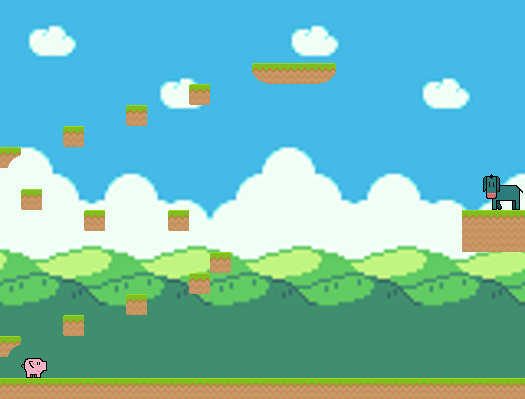

Rendered tile map (Tiled .tmx) drawn with the repository's tilesets; below, a short description and the full map source, tile grids included:
An orthogonal 25x19 tile map with 21x21 px tiles, 6 tile layers (platforms, collectables, objects, mobs, ...), 2 tilesets, 1 image layer.

<map version="1.0" tiledversion="1.0.2" orientation="orthogonal" renderorder="right-down" width="25" height="19" tilewidth="21" tileheight="21" infinite="0" nextobjectid="1">
 <tileset firstgid="1" source="sprites.tsx" />
 <tileset firstgid="901" source="characters.tsx" />
 <imagelayer name="bg">
  <image source="../bg_512x384.png" width="525" height="384" />
 </imagelayer>
 <layer name="platforms" width="25" height="19">
  <data encoding="csv">
0,0,0,0,0,0,0,0,0,0,0,0,0,0,0,0,0,0,0,0,0,0,0,0,0,
0,0,0,0,0,0,0,0,0,0,0,0,0,0,0,0,0,0,0,0,0,0,0,0,0,
0,0,0,0,0,0,0,0,0,0,0,0,0,0,0,0,0,0,0,0,0,0,0,0,0,
0,0,0,0,0,0,0,0,0,0,0,0,126,124,124,156,0,0,0,0,0,0,0,0,0,
0,0,0,0,0,0,0,0,0,123,0,0,0,0,0,0,0,0,0,0,0,0,0,0,0,
0,0,0,0,0,0,123,0,0,0,0,0,0,0,0,0,0,0,0,0,0,0,0,0,0,
0,0,0,123,0,0,0,0,0,0,0,0,0,0,0,0,0,0,0,0,0,0,0,0,0,
154,0,0,0,0,0,0,0,0,0,0,0,0,0,0,0,0,0,0,0,0,0,0,0,0,
0,0,0,0,0,0,0,0,0,0,0,0,0,0,0,0,0,0,0,0,0,0,0,0,0,
0,123,0,0,0,0,0,0,0,0,0,0,0,0,0,0,0,0,0,0,0,0,0,0,0,
0,0,0,0,123,0,0,0,123,0,0,0,0,0,0,0,0,0,0,0,0,0,124,124,124,
0,0,0,0,0,0,0,0,0,0,0,0,0,0,0,0,0,0,0,0,0,0,153,153,153,
0,0,0,0,0,0,0,0,0,0,123,0,0,0,0,0,0,0,0,0,0,0,0,0,0,
0,0,0,0,0,0,0,0,0,123,0,0,0,0,0,0,0,0,0,0,0,0,0,0,0,
0,0,0,0,0,0,123,0,0,0,0,0,0,0,0,0,0,0,0,0,0,0,0,0,0,
0,0,0,123,0,0,0,0,0,0,0,0,0,0,0,0,0,0,0,0,0,0,0,0,0,
154,0,0,0,0,0,0,0,0,0,0,0,0,0,0,0,0,0,0,0,0,0,0,0,0,
0,0,0,0,0,0,0,0,0,0,0,0,0,0,0,0,0,0,0,0,0,0,0,0,0,
124,124,124,124,124,124,124,124,124,124,124,124,124,124,124,124,124,124,124,124,124,124,124,124,124
</data>
 </layer>
 <layer name="collectables" width="25" height="19">
  <data encoding="csv">
0,0,0,0,0,0,0,0,0,0,0,0,0,0,0,0,0,0,0,0,0,0,0,0,0,
0,0,0,0,0,0,0,0,0,0,0,0,0,0,0,0,0,0,0,0,0,0,0,0,0,
0,0,0,0,0,0,0,0,0,0,0,0,0,0,0,0,0,0,0,0,0,0,0,0,0,
0,0,0,0,0,0,0,0,0,0,0,0,0,0,0,0,0,0,0,0,0,0,0,0,0,
0,0,0,0,0,0,0,0,0,0,0,0,0,0,0,0,0,0,0,0,0,0,0,0,0,
0,0,0,0,0,0,0,0,0,0,0,0,0,0,0,0,0,0,0,0,0,0,0,0,0,
0,0,0,0,0,0,0,0,0,0,0,0,0,0,0,0,0,0,0,0,0,0,0,0,0,
0,0,0,0,0,0,0,0,0,0,0,0,0,0,0,0,0,0,0,0,0,0,0,0,0,
0,0,0,0,0,0,0,0,0,0,0,0,0,0,0,0,0,0,0,0,0,0,0,0,0,
0,0,0,0,0,0,0,0,0,0,0,0,0,0,0,0,0,0,0,0,0,0,0,0,0,
0,0,0,0,0,0,0,0,0,0,0,0,0,0,0,0,0,0,0,0,0,0,0,0,0,
0,0,0,0,0,0,0,0,0,0,0,0,0,0,0,0,0,0,0,0,0,0,0,0,0,
0,0,0,0,0,0,0,0,0,0,0,0,0,0,0,0,0,0,0,0,0,0,0,0,0,
0,0,0,0,0,0,0,0,0,0,0,0,0,0,0,0,0,0,0,0,0,0,0,0,0,
0,0,0,0,0,0,0,0,0,0,0,0,0,0,0,0,0,0,0,0,0,0,0,0,0,
0,0,0,0,0,0,0,0,0,0,0,0,0,0,0,0,0,0,0,0,0,0,0,0,0,
0,0,0,0,0,0,0,0,0,0,0,0,0,0,0,0,0,0,0,0,0,0,0,0,0,
0,0,0,0,0,0,0,0,0,0,0,0,0,0,0,0,0,0,0,0,0,0,0,0,0,
0,0,0,0,0,0,0,0,0,0,0,0,0,0,0,0,0,0,0,0,0,0,0,0,0
</data>
 </layer>
 <layer name="objects" width="25" height="19">
  <data encoding="csv">
0,0,0,0,0,0,0,0,0,0,0,0,0,0,0,0,0,0,0,0,0,0,0,0,0,
0,0,0,0,0,0,0,0,0,0,0,0,0,0,0,0,0,0,0,0,0,0,0,0,0,
0,0,0,0,0,0,0,0,0,0,0,0,0,0,0,0,0,0,0,0,0,0,0,0,0,
0,0,0,0,0,0,0,0,0,0,0,0,0,0,0,0,0,0,0,0,0,0,0,0,0,
0,0,0,0,0,0,0,0,0,0,0,0,0,0,0,0,0,0,0,0,0,0,0,0,0,
0,0,0,0,0,0,0,0,0,0,0,0,0,0,0,0,0,0,0,0,0,0,0,0,0,
0,0,0,0,0,0,0,0,0,0,0,0,0,0,0,0,0,0,0,0,0,0,0,0,0,
0,0,0,0,0,0,0,0,0,0,0,0,0,0,0,0,0,0,0,0,0,0,0,0,0,
0,0,0,0,0,0,0,0,0,0,0,0,0,0,0,0,0,0,0,0,0,0,0,0,0,
0,0,0,0,0,0,0,0,0,0,0,0,0,0,0,0,0,0,0,0,0,0,0,0,0,
0,0,0,0,0,0,0,0,0,0,0,0,0,0,0,0,0,0,0,0,0,0,0,0,0,
0,0,0,0,0,0,0,0,0,0,0,0,0,0,0,0,0,0,0,0,0,0,0,0,0,
0,0,0,0,0,0,0,0,0,0,0,0,0,0,0,0,0,0,0,0,0,0,0,0,0,
0,0,0,0,0,0,0,0,0,0,0,0,0,0,0,0,0,0,0,0,0,0,0,0,0,
0,0,0,0,0,0,0,0,0,0,0,0,0,0,0,0,0,0,0,0,0,0,0,0,0,
0,0,0,0,0,0,0,0,0,0,0,0,0,0,0,0,0,0,0,0,0,0,0,0,0,
0,0,0,0,0,0,0,0,0,0,0,0,0,0,0,0,0,0,0,0,0,0,0,0,0,
0,0,0,0,0,0,0,0,0,0,0,0,0,0,0,0,0,0,0,0,0,0,0,0,0,
0,0,0,0,0,0,0,0,0,0,0,0,0,0,0,0,0,0,0,0,0,0,0,0,0
</data>
 </layer>
 <layer name="mobs" width="25" height="19">
  <data encoding="csv">
0,0,0,0,0,0,0,0,0,0,0,0,0,0,0,0,0,0,0,0,0,0,0,0,0,
0,0,0,0,0,0,0,0,0,0,0,0,0,0,0,0,0,0,0,0,0,0,0,0,0,
0,0,0,0,0,0,0,0,0,0,0,0,0,0,0,0,0,0,0,0,0,0,0,0,0,
0,0,0,0,0,0,0,0,0,0,0,0,0,0,0,0,0,0,0,0,0,0,0,0,0,
0,0,0,0,0,0,0,0,0,0,0,0,0,0,0,0,0,0,0,0,0,0,0,0,0,
0,0,0,0,0,0,0,0,0,0,0,0,0,0,0,0,0,0,0,0,0,0,0,0,0,
0,0,0,0,0,0,0,0,0,0,0,0,0,0,0,0,0,0,0,0,0,0,0,0,0,
0,0,0,0,0,0,0,0,0,0,0,0,0,0,0,0,0,0,0,0,0,0,0,0,0,
0,0,0,0,0,0,0,0,0,0,0,0,0,0,0,0,0,0,0,0,0,0,0,0,0,
0,0,0,0,0,0,0,0,0,0,0,0,0,0,0,0,0,0,0,0,0,0,0,0,0,
0,0,0,0,0,0,0,0,0,0,0,0,0,0,0,0,0,0,0,0,0,0,0,0,0,
0,0,0,0,0,0,0,0,0,0,0,0,0,0,0,0,0,0,0,0,0,0,0,0,0,
0,0,0,0,0,0,0,0,0,0,0,0,0,0,0,0,0,0,0,0,0,0,0,0,0,
0,0,0,0,0,0,0,0,0,0,0,0,0,0,0,0,0,0,0,0,0,0,0,0,0,
0,0,0,0,0,0,0,0,0,0,0,0,0,0,0,0,0,0,0,0,0,0,0,0,0,
0,0,0,0,0,0,0,0,0,0,0,0,0,0,0,0,0,0,0,0,0,0,0,0,0,
0,0,0,0,0,0,0,0,0,0,0,0,0,0,0,0,0,0,0,0,0,0,0,0,0,
0,0,0,0,0,0,0,0,0,0,0,0,0,0,0,0,0,0,0,0,0,0,0,0,0,
0,0,0,0,0,0,0,0,0,0,0,0,0,0,0,0,0,0,0,0,0,0,0,0,0
</data>
 </layer>
 <layer name="pig" width="25" height="19">
  <data encoding="csv">
0,0,0,0,0,0,0,0,0,0,0,0,0,0,0,0,0,0,0,0,0,0,0,0,0,
0,0,0,0,0,0,0,0,0,0,0,0,0,0,0,0,0,0,0,0,0,0,0,0,0,
0,0,0,0,0,0,0,0,0,0,0,0,0,0,0,0,0,0,0,0,0,0,0,0,0,
0,0,0,0,0,0,0,0,0,0,0,0,0,0,0,0,0,0,0,0,0,0,0,0,0,
0,0,0,0,0,0,0,0,0,0,0,0,0,0,0,0,0,0,0,0,0,0,0,0,0,
0,0,0,0,0,0,0,0,0,0,0,0,0,0,0,0,0,0,0,0,0,0,0,0,0,
0,0,0,0,0,0,0,0,0,0,0,0,0,0,0,0,0,0,0,0,0,0,0,0,0,
0,0,0,0,0,0,0,0,0,0,0,0,0,0,0,0,0,0,0,0,0,0,0,0,0,
0,0,0,0,0,0,0,0,0,0,0,0,0,0,0,0,0,0,0,0,0,0,0,0,0,
0,0,0,0,0,0,0,0,0,0,0,0,0,0,0,0,0,0,0,0,0,0,0,0,0,
0,0,0,0,0,0,0,0,0,0,0,0,0,0,0,0,0,0,0,0,0,0,0,0,0,
0,0,0,0,0,0,0,0,0,0,0,0,0,0,0,0,0,0,0,0,0,0,0,0,0,
0,0,0,0,0,0,0,0,0,0,0,0,0,0,0,0,0,0,0,0,0,0,0,0,0,
0,0,0,0,0,0,0,0,0,0,0,0,0,0,0,0,0,0,0,0,0,0,0,0,0,
0,0,0,0,0,0,0,0,0,0,0,0,0,0,0,0,0,0,0,0,0,0,0,0,0,
0,0,0,0,0,0,0,0,0,0,0,0,0,0,0,0,0,0,0,0,0,0,0,0,0,
0,0,0,0,0,0,0,0,0,0,0,0,0,0,0,0,0,0,0,0,0,0,0,0,0,
0,906,0,0,0,0,0,0,0,0,0,0,0,0,0,0,0,0,0,0,0,0,0,0,0,
0,0,0,0,0,0,0,0,0,0,0,0,0,0,0,0,0,0,0,0,0,0,0,0,0
</data>
 </layer>
 <layer name="donkey" width="25" height="19">
  <data encoding="csv">
0,0,0,0,0,0,0,0,0,0,0,0,0,0,0,0,0,0,0,0,0,0,0,0,0,
0,0,0,0,0,0,0,0,0,0,0,0,0,0,0,0,0,0,0,0,0,0,0,0,0,
0,0,0,0,0,0,0,0,0,0,0,0,0,0,0,0,0,0,0,0,0,0,0,0,0,
0,0,0,0,0,0,0,0,0,0,0,0,0,0,0,0,0,0,0,0,0,0,0,0,0,
0,0,0,0,0,0,0,0,0,0,0,0,0,0,0,0,0,0,0,0,0,0,0,0,0,
0,0,0,0,0,0,0,0,0,0,0,0,0,0,0,0,0,0,0,0,0,0,0,0,0,
0,0,0,0,0,0,0,0,0,0,0,0,0,0,0,0,0,0,0,0,0,0,0,0,0,
0,0,0,0,0,0,0,0,0,0,0,0,0,0,0,0,0,0,0,0,0,0,0,0,0,
0,0,0,0,0,0,0,0,0,0,0,0,0,0,0,0,0,0,0,0,0,0,0,0,0,
0,0,0,0,0,0,0,0,0,0,0,0,0,0,0,0,0,0,0,0,0,0,0,905,0,
0,0,0,0,0,0,0,0,0,0,0,0,0,0,0,0,0,0,0,0,0,0,0,0,0,
0,0,0,0,0,0,0,0,0,0,0,0,0,0,0,0,0,0,0,0,0,0,0,0,0,
0,0,0,0,0,0,0,0,0,0,0,0,0,0,0,0,0,0,0,0,0,0,0,0,0,
0,0,0,0,0,0,0,0,0,0,0,0,0,0,0,0,0,0,0,0,0,0,0,0,0,
0,0,0,0,0,0,0,0,0,0,0,0,0,0,0,0,0,0,0,0,0,0,0,0,0,
0,0,0,0,0,0,0,0,0,0,0,0,0,0,0,0,0,0,0,0,0,0,0,0,0,
0,0,0,0,0,0,0,0,0,0,0,0,0,0,0,0,0,0,0,0,0,0,0,0,0,
0,0,0,0,0,0,0,0,0,0,0,0,0,0,0,0,0,0,0,0,0,0,0,0,0,
0,0,0,0,0,0,0,0,0,0,0,0,0,0,0,0,0,0,0,0,0,0,0,0,0
</data>
 </layer>
</map>
